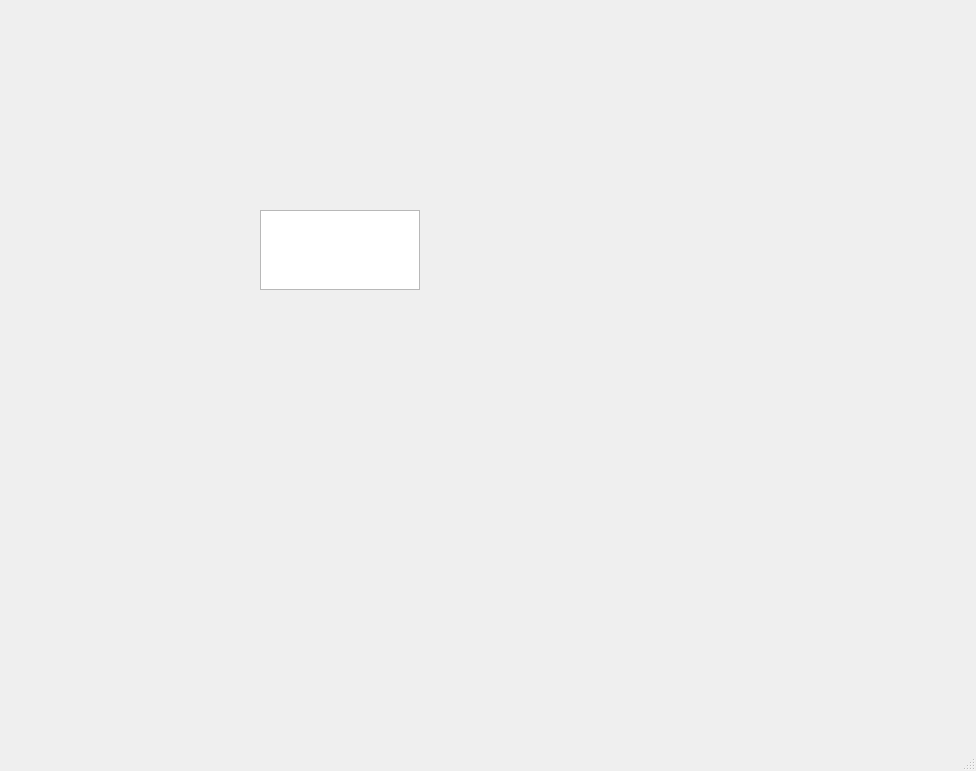
<?xml version="1.0" encoding="UTF-8"?>
<ui version="4.0">
 <class>SirajFilter</class>
 <widget class="QMainWindow" name="SirajFilter">
  <property name="geometry">
   <rect>
    <x>0</x>
    <y>0</y>
    <width>976</width>
    <height>771</height>
   </rect>
  </property>
  <property name="windowTitle">
   <string>Siraj Filter</string>
  </property>
  <widget class="QWidget" name="centralwidget">
   <widget class="QWidget" name="verticalLayoutWidget">
    <property name="geometry">
     <rect>
      <x>260</x>
      <y>210</y>
      <width>160</width>
      <height>80</height>
     </rect>
    </property>
    <layout class="QVBoxLayout" name="verticalLayout">
     <item>
      <widget class="QTableView" name="tblLogFilter"/>
     </item>
    </layout>
   </widget>
  </widget>
  <widget class="QMenuBar" name="menubar">
   <property name="geometry">
    <rect>
     <x>0</x>
     <y>0</y>
     <width>976</width>
     <height>25</height>
    </rect>
   </property>
  </widget>
  <widget class="QStatusBar" name="statusbar"/>
 </widget>
 <resources/>
 <connections/>
</ui>
